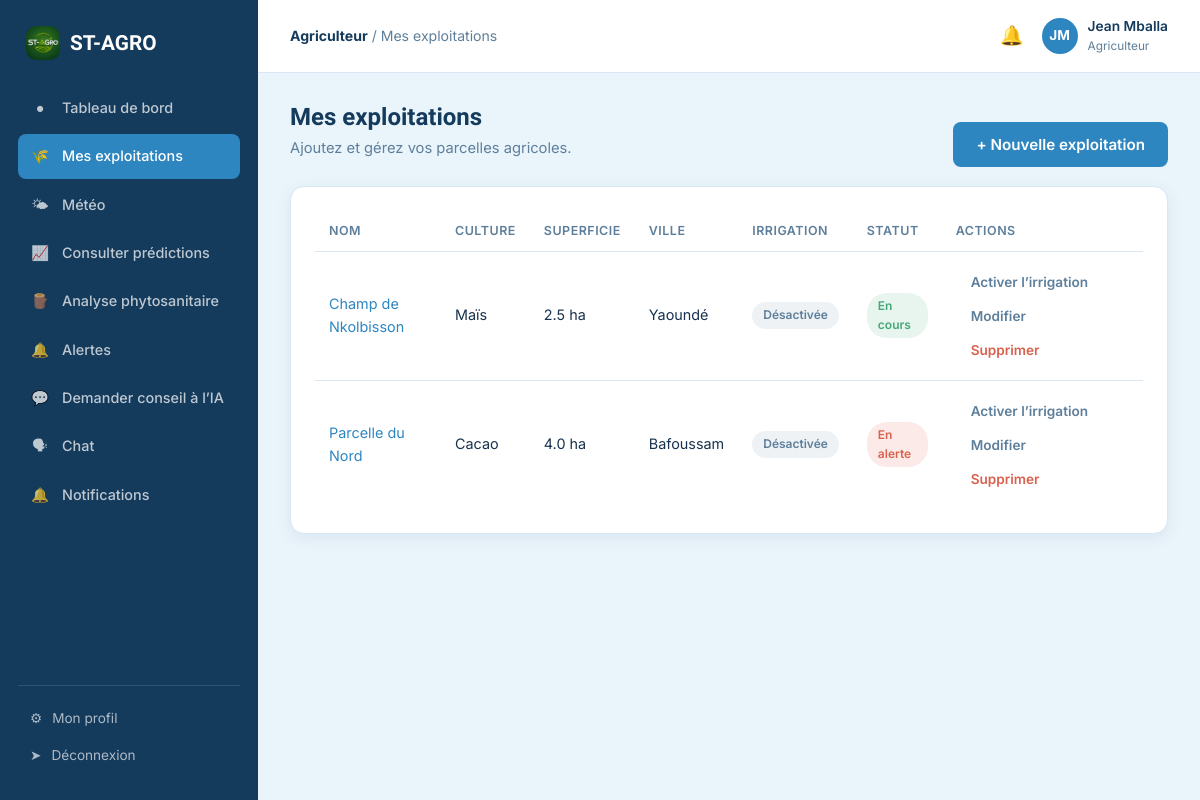
Screenshot of /agriculteur/exploitations.php (signed in) with the database file from the repository.
### tables this page shows
CREATE TABLE utilisateurs (
    id INT AUTO_INCREMENT PRIMARY KEY,
    nom VARCHAR(80) NOT NULL,
    prenom VARCHAR(80) NOT NULL,
    email VARCHAR(150) NOT NULL UNIQUE,
    telephone VARCHAR(30) DEFAULT NULL,
    mot_de_passe VARCHAR(255) NOT NULL,
    role ENUM('administrateur','agriculteur','agronome') NOT NULL DEFAULT 'agriculteur',
    photo_profil VARCHAR(255) DEFAULT NULL,
    ville VARCHAR(120) DEFAULT NULL,
    statut ENUM('actif','suspendu') NOT NULL DEFAULT 'actif',
    date_creation DATETIME DEFAULT CURRENT_TIMESTAMP
);

CREATE TABLE exploitations (
    id INT AUTO_INCREMENT PRIMARY KEY,
    agriculteur_id INT NOT NULL,
    nom VARCHAR(150) NOT NULL,
    culture VARCHAR(120) NOT NULL,
    type_sol ENUM('sableux','limoneux','argileux','humifere') DEFAULT NULL,
    superficie DECIMAL(10,2) DEFAULT NULL COMMENT 'en hectares',
    ville VARCHAR(120) DEFAULT NULL,
    latitude DECIMAL(10,6) DEFAULT NULL,
    longitude DECIMAL(10,6) DEFAULT NULL,
    adresse_ip VARCHAR(45) DEFAULT NULL,
    irrigation_active TINYINT(1) NOT NULL DEFAULT 0,
    date_plantation DATE DEFAULT NULL,
    statut ENUM('en_cours','recoltee','en_alerte') NOT NULL DEFAULT 'en_cours',
    date_creation DATETIME DEFAULT CURRENT_TIMESTAMP,
    FOREIGN KEY (agriculteur_id) REFERENCES utilisateurs(id) ON DELETE CASCADE
);

### includes/auth.php (called while the page is built, shortened)
<?php
require_once __DIR__ . '/../config/database.php';
function estConnecte(): bool
{
    return isset($_SESSION['user_id']);
}
function utilisateurCourant(): ?array
{
    static $user = null;
    if ($user === null) {
        $stmt = getPDO()->prepare('SELECT id, nom, prenom, email, telephone, role, photo_profil, ville, statut FROM utilisateurs WHERE id = ?');
        $stmt->execute([$_SESSION['user_id']]);
        $user = $stmt->fetch();
    }
    return $user;
}

### config/database.php (called while the page is built, shortened)
<?php
function getPDO(): PDO
{
    static $pdo = null;
    if ($pdo === null) {
        $dsn = 'mysql:host=' . DB_HOST . ';dbname=' . DB_NAME . ';charset=' . DB_CHARSET;
        $options = [
            PDO::ATTR_ERRMODE            => PDO::ERRMODE_EXCEPTION,
            PDO::ATTR_DEFAULT_FETCH_MODE => PDO::FETCH_ASSOC,
            PDO::ATTR_EMULATE_PREPARES   => false,
        ];
        try {
            $pdo = new PDO($dsn, DB_USER, DB_PASS, $options);
        } catch (PDOException $e) {
            die('Erreur de connexion à la base de données : ' . $e->getMessage());
        }
    }
    return $pdo;
}

### includes/functions.php (called while the page is built, shortened)
<?php
function nettoyer(string $valeur): string
{
    return htmlspecialchars(trim($valeur), ENT_QUOTES, 'UTF-8');
}

### agriculteur/exploitations.php (the view, shortened to what this page needs)
<?php
require_once __DIR__ . '/../includes/auth.php';
require_once __DIR__ . '/../includes/functions.php';
$user = utilisateurCourant();
$pdo = getPDO();
$stmt = $pdo->prepare('SELECT * FROM exploitations WHERE agriculteur_id = ? ORDER BY date_creation DESC');
$stmt->execute([$user['id']]);
$exploitations = $stmt->fetchAll();
$filAriane = 'Mes exploitations';
$pageActive = 'exploitations';
require __DIR__ . '/../includes/layout_debut.php';
?>
<div style="display:flex; align-items:center; justify-content:space-between; flex-wrap:wrap; gap:14px;">
    <div>
        <h1>Mes exploitations</h1>
        <p class="sous-titre-page">Ajoutez et gérez vos parcelles agricoles.</p>
    </div>
    <button class="btn btn-primaire" data-ouvrir-modale="modale-exploitation" onclick="ouvrirCreation()">+ Nouvelle exploitation</button>
</div>
<?php if (!$exploitations): ?>
    <div class="carte">
        <div class="etat-vide">
            <div class="icone">&#127806;</div>
            <h4>Aucune exploitation enregistrée</h4>
            <p>Commencez par ajouter votre première parcelle.</p>
            <button class="btn btn-primaire" style="margin-top:14px;" data-ouvrir-modale="modale-exploitation" onclick="ouvrirCreation()">+ Ajouter une exploitation</button>
        </div>
    </div>
<?php else: ?>
    <div class="table-wrap carte">
        <table class="table-app">
            <thead><tr><th>Nom</th><th>Culture</th><th>Superficie</th><th>Ville</th><th>Irrigation</th><th>Statut</th><th>Actions</th></tr></thead>
            <tbody>
            <?php foreach ($exploitations as $e): ?>
                <tr>
                    <td><a href="/st-agro/agriculteur/exploitation_detail.php?id=<?= $e['id'] ?>"><?= nettoyer($e['nom']) ?></a></td>
                    <td><?= nettoyer($e['culture']) ?></td>
                    <td><?= $e['superficie'] ? number_format((float)$e['superficie'], 1) . ' ha' : '—' ?></td>
                    <td><?= nettoyer((string)$e['ville']) ?: '—' ?></td>
                    <td>
                        <?php if ((int) ($e['irrigation_active'] ?? 0)): ?>
                            <span class="badge badge-bleu">Activée</span>
                        <?php else: ?>
                            <span class="badge badge-gris">Désactivée</span>
                        <?php endif; ?>
                    </td>
                    <td>
                        <?php if ($e['statut'] === 'en_alerte'): ?><span class="badge badge-rouge">En alerte</span>
                        <?php elseif ($e['statut'] === 'recoltee'): ?><span class="badge badge-gris">Récoltée</span>
                        <?php else: ?><span class="badge badge-vert">En cours</span><?php endif; ?>
                    </td>
                    <td>
                        <form method="post" style="display:inline">
                            <button type="submit" class="btn btn-fantome btn-sm"><?= (int) ($e['irrigation_active'] ?? 0) ? 'Désactiver' : 'Activer' ?> l’irrigation</button>
                        </form>
                        <button class="btn btn-fantome btn-sm" onclick='ouvrirEdition(<?= json_encode($e) ?>)'>Modifier</button>
                        <form method="post" style="display:inline" onsubmit="return confirm('Supprimer cette exploitation ?');">
                            <button type="submit" class="btn btn-fantome btn-sm" style="color:var(--rouge-critique);">Supprimer</button>
                        </form>
                    </td>
                </tr>
            <?php endforeach; ?>
            </tbody>
        </table>
    </div>
<?php endif; ?>
<link rel="stylesheet" href="https://unpkg.com/leaflet@1.9.4/dist/leaflet.css" />
<?php require __DIR__ . '/../includes/layout_fin.php'; ?>

### includes/layout_debut.php (shortened to what this page needs)
<?php
$user = utilisateurCourant();
$role = $user['role'];
$initiales = mb_strtoupper(mb_substr($user['prenom'], 0, 1) . mb_substr($user['nom'], 0, 1));
$libRole = ['agriculteur' => 'Agriculteur', 'agronome' => 'Agronome', 'administrateur' => 'Administrateur'];
?>
<!DOCTYPE html>
<html lang="fr">
<head>
<link rel="stylesheet" href="/st-agro/includes/style.css?v=logo34">
</head>
<body>
<div class="app-shell">
    <aside class="barre-laterale">
        <div class="logo"><img src="/st-agro/logo.png" alt="ST-AGRO"> ST-AGRO</div>
        <ul class="nav-app">
            <?php foreach ($liensParRole[$role] as $lien): ?>
            <li><a href="<?= $lien['href'] ?>" class="<?= $pageActive === $lien['cle'] ? 'actif' : '' ?>">
                <span class="icone"><?= $lien['icone'] ?></span> <?= $lien['texte'] ?>
            </a></li>
            <?php endforeach; ?>
        </ul>
        <div class="barre-laterale-bas">
            <a href="/st-agro/profil.php"><span class="icone">&#9881;</span> Mon profil</a>
            <a href="/st-agro/deconnexion.php"><span class="icone">&#10148;</span> Déconnexion</a>
        </div>
    </aside>
    <div class="zone-app">
        <header class="barre-superieure">
            <div style="display:flex; align-items:center; gap:14px;">
                <div class="fil-ariane"><strong><?= $libRole[$role] ?></strong> / <?= nettoyer($filAriane) ?></div>
            </div>
            <div class="barre-superieure-actions">
                <a href="/st-agro/<?= $role === 'administrateur' ? 'admin' : $role ?>/notifications.php" class="cloche-notif" aria-label="Notifications">
                    &#128276;
                </a>
                <a href="/st-agro/profil.php" class="mini-profil">
                    <div class="avatar"><?= $initiales ?></div>
                    <div>
                        <div class="nom"><?= nettoyer($user['prenom'] . ' ' . $user['nom']) ?></div>
                        <div class="role"><?= $libRole[$role] ?></div>
                    </div>
                </a>
            </div>
        </header>
        <main class="contenu-app">

### rows the page displays
utilisateurs: role "Agriculteur", initiales "JM", nettoyer($user['prenom'] . ' ' . $user['nom']) "Jean Mballa"
exploitations: nom "Champ de Nkolbisson", culture "Maïs", superficie "2.5", ville "Yaoundé", irrigation_active "Désactivée", statut "En cours"
exploitations: nom "Parcelle du Nord", culture "Cacao", superficie "4.0", ville "Bafoussam", irrigation_active "Désactivée", statut "En alerte"

### other values shown
$lien['icone'] "●"
$lien['texte'] "Tableau de bord"
$lien['icone'] "🌾"
$lien['texte'] "Mes exploitations"
$lien['icone'] "🌤"
$lien['texte'] "Météo"
$lien['icone'] "📈"
$lien['texte'] "Consulter prédictions"
$lien['icone'] "🪵"
$lien['texte'] "Analyse phytosanitaire"
$lien['icone'] "🔔"
$lien['texte'] "Alertes"
$lien['icone'] "💬"
$lien['texte'] "Demander conseil à l’IA"
$lien['icone'] "🗣"
